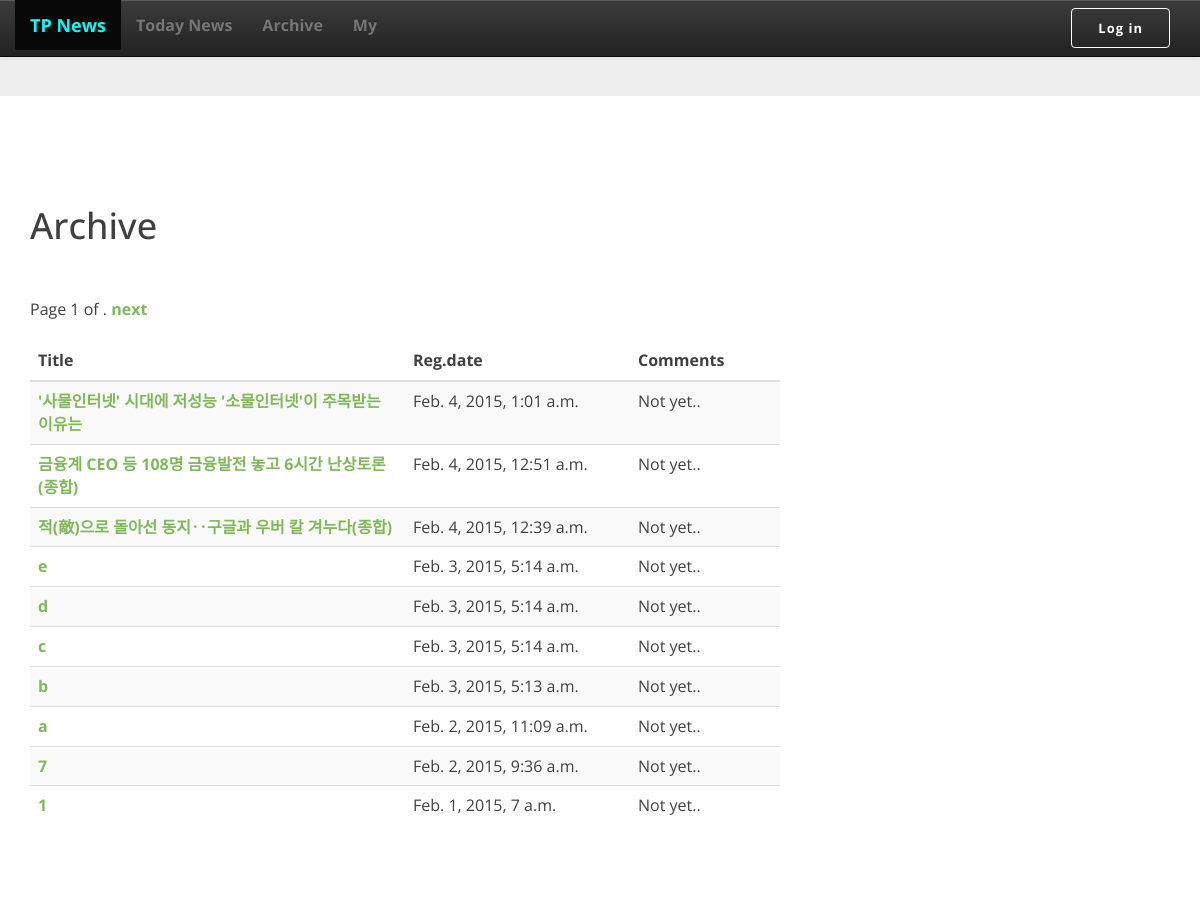
The app's page /mynews/prev/, older data.
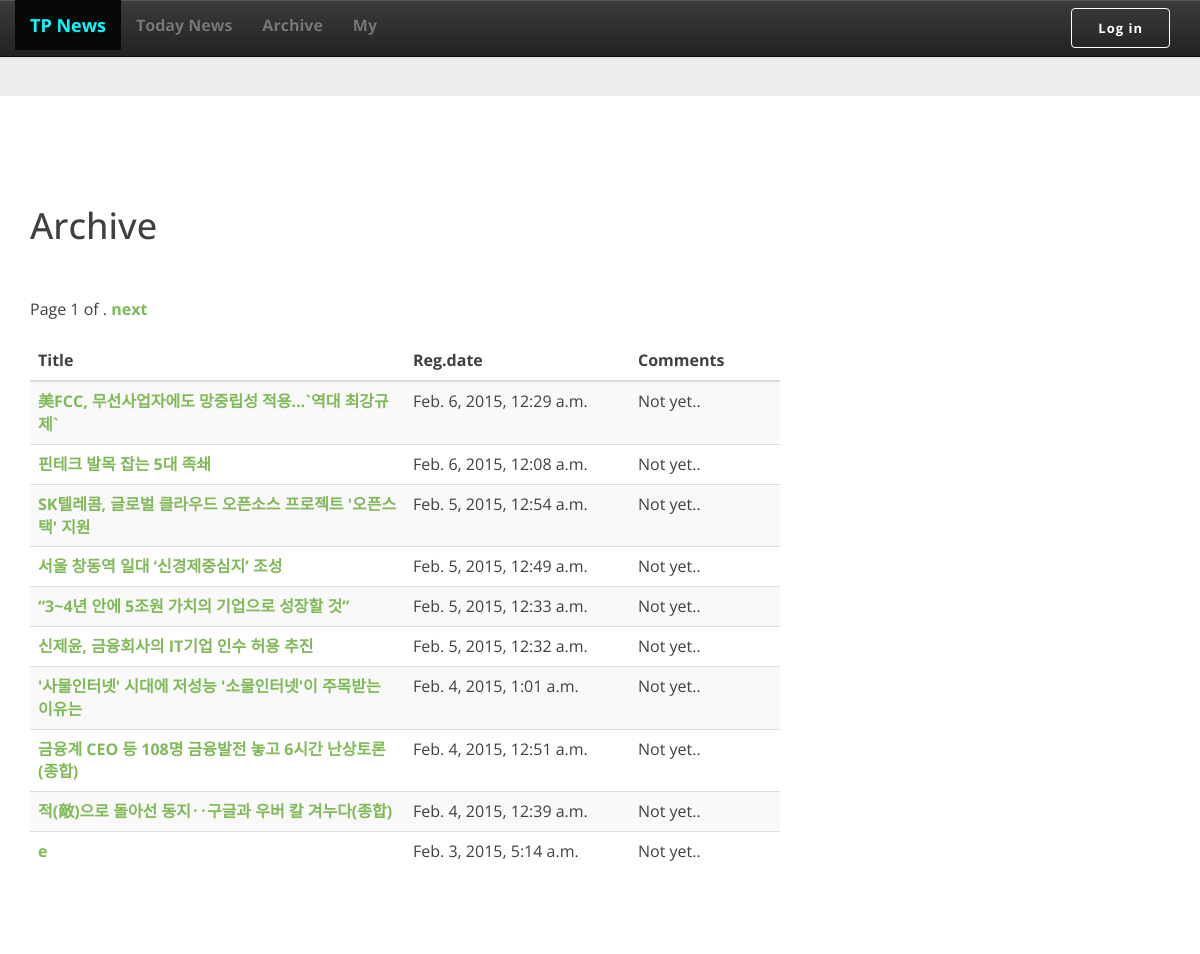
The same page, newer data.
### mynews/models.py (models this page shows, shortened)
class News(models.Model):
    title_text = models.CharField(max_length=200)
    link_text = models.CharField(max_length=200)
    summary_text = models.CharField(max_length=200)
    opinion_text = models.CharField(max_length=400)
    pub_date = models.DateTimeField('date published')
    def was_published_recently(self):
        return self.pub_date >= timezone.now() - datetime.timedelta(days=1)
    was_published_recently.admin_order_field = 'pub_date'
    was_published_recently.boolean = True
    was_published_recently.short_description = 'Published recently?'

### mynews/views.py (the view)
def prev(request):
    previous_news_list = News.objects.order_by('-pub_date')[:]
    paginator = Paginator(previous_news_list, 10)
    page = request.GET.get('page')
    try:
        previous_news = paginator.page(page)
    except PageNotAnInteger:
        previous_news = paginator.page(1)
    except EmptyPage:
        previous_news = paginator.page(paginator.num_pages)
    return render(request, 'mynews/prev.html', {"previous_news": previous_news})

### mynews/templates/mynews/prev.html (shortened to what this page needs)
{% extends "mynews/base.html" %}
{% block content %}
<div>
		<header>
			<h1>Archive</h1>
		</header><br />
		{% if previous_news %}
		<table cellspacing="0" cellpadding="0" class="table table-striped" >
			<thead>
				<tr>
					<th scope="col" style="width: 50%">Title</th>
					<th scope="col" style="width: 30%">Reg.date</th>
					<th scope="col" style="width: 20%">Comments</th>
				</tr>
			</thead>
			<tbody>
			{% for news in previous_news %}
				<tr>
					<td scope="row"><a href="{% url 'mynews:detail' news.id %}">{{ news.title_text }}</a></td>
					<td>{{news.pub_date}}</td>
					<td>Not yet..</td>
				</tr>
			{% endfor %}
			</tbody>
			<tfoot>
				<div class="pagination">
				    <span class="step-links">
				        <span class="current">
				            Page {{ previous_news.number }} of {{ news.paginator.num_pages }}.
				        </span>
				        {% if previous_news.has_next %}
				            <a href="?page={{ previous_news.next_page_number }}">next</a>
				        {% endif %}
				    </span>
				</div>
			</tfoot>
		</table>
		{% else %}
			<p>No News. Something wrong..</p>
		{% endif %}
</div>
{% endblock %}

Row changes from the older to the newer data that the page shows:
no longer on this page (row unchanged): News: title_text "d", pub_date "Feb. 3, 2015, 5:14 a.m."
no longer on this page (row unchanged): News: title_text "c", pub_date "Feb. 3, 2015, 5:14 a.m."
no longer on this page (row unchanged): News: title_text "b", pub_date "Feb. 3, 2015, 5:13 a.m."
no longer on this page (row unchanged): News: title_text "a", pub_date "Feb. 2, 2015, 11:09 a.m."
no longer on this page (row unchanged): News: title_text "7", pub_date "Feb. 2, 2015, 9:36 a.m."
no longer on this page (row unchanged): News: title_text "1", pub_date "Feb. 1, 2015, 7 a.m."
added News: title_text "美FCC, 무선사업자에도 망중립성 적용…`역대 최강규제`", pub_date "Feb. 6, 2015, 12:29 a.m."
added News: title_text "핀테크 발목 잡는 5대 족쇄", pub_date "Feb. 6, 2015, 12:08 a.m."
added News: title_text "SK텔레콤, 글로벌 클라우드 오픈소스 프로젝트 '오픈스택' 지원", pub_date "Feb. 5, 2015, 12:54 a.m."
added News: title_text "서울 창동역 일대 ‘신경제중심지’ 조성", pub_date "Feb. 5, 2015, 12:49 a.m."
added News: title_text "“3~4년 안에 5조원 가치의 기업으로 성장할 것”", pub_date "Feb. 5, 2015, 12:33 a.m."
added News: title_text "신제윤, 금융회사의 IT기업 인수 허용 추진", pub_date "Feb. 5, 2015, 12:32 a.m."
